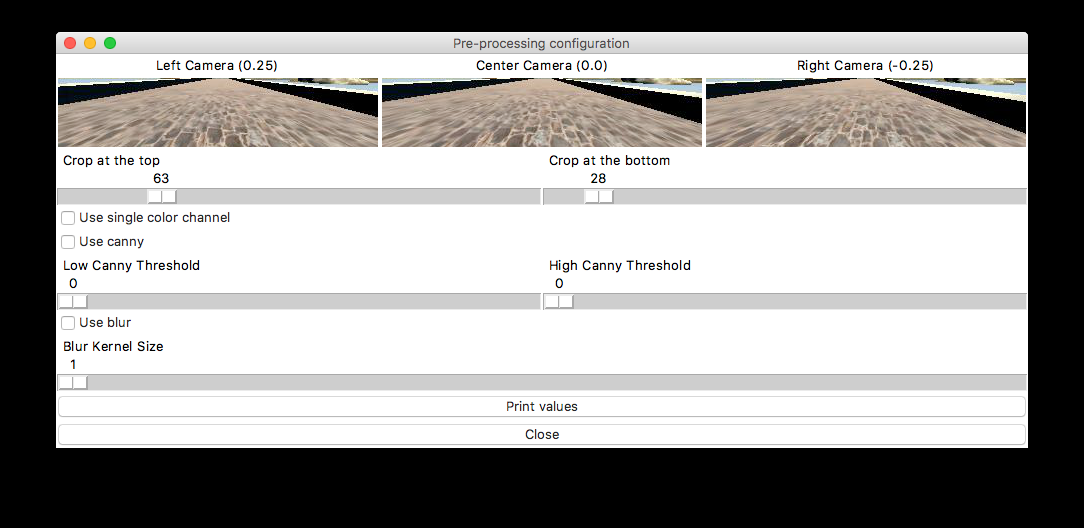
#> input picture doc_img/example1.png, 1084 x 528 px
$ python -i preprocess.py   (imports and definitions only)
#> lines starting #> are read from the running program, lines starting #| are printed output that depends on the picture
import cv2
import csv
import matplotlib.image as mpimg
import numpy as np
from random import randint

steering_angle_adjustment = 0.25

# [55 lines left out: function read_data, not called in this run]


def pre_process_image(image, use_gray=False, use_canny=False, use_blur=False, canny_low_threshold=0,
                      canny_high_threshold=0, gaussian_blur_kernel_size=0,
                      resize_image=False, crop_at_the_top=0, crop_at_the_bottom=0):
    # Cropping
    image = image[crop_at_the_top:image.shape[0] - crop_at_the_bottom, 0:image.shape[1]]

    if use_gray:
        image = cv2.cvtColor(image, cv2.COLOR_RGB2HLS_FULL)
        image = image[:, :, 2]
        thresh = (0, 80)
        image[(image > thresh[0]) & (image <= thresh[1])] = 0

    if use_canny:
        image = cv2.Canny(image, canny_low_threshold, canny_high_threshold)

    if use_blur:
        image = cv2.GaussianBlur(image, (gaussian_blur_kernel_size, gaussian_blur_kernel_size), 0)

    if resize_image:
        image = cv2.resize(image, (0, 0), fx=0.5, fy=0.5)

    return image


def easy_process(image):
    return pre_process_image(image, use_gray=False, use_canny=False, use_blur=False,  canny_low_threshold=550,
                             canny_high_threshold=150, gaussian_blur_kernel_size=1, resize_image=False,
                             crop_at_the_top=63, crop_at_the_bottom=28)

>>> import cv2
>>> picture = cv2.cvtColor(cv2.imread('doc_img/example1.png'), cv2.COLOR_BGR2RGB)
>>> result = easy_process(picture)
#> in pre_process_image, `image = image[crop_at_the_top:image.shape[0] - crop_at_the_bottom, 0:i..`:
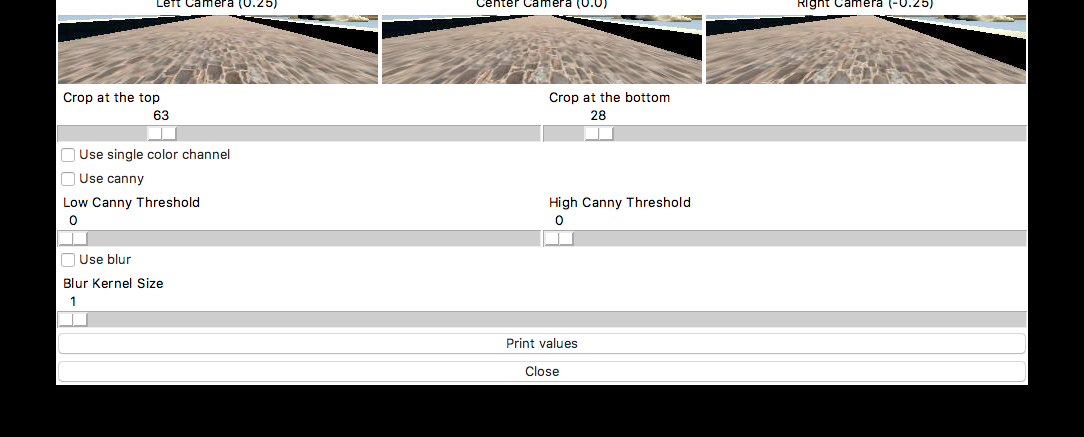
#> image: shape (437, 1084, 3); mean of channels 0, 1, 2 178.8, 177.2, 175.7; drawn as R, G, B
